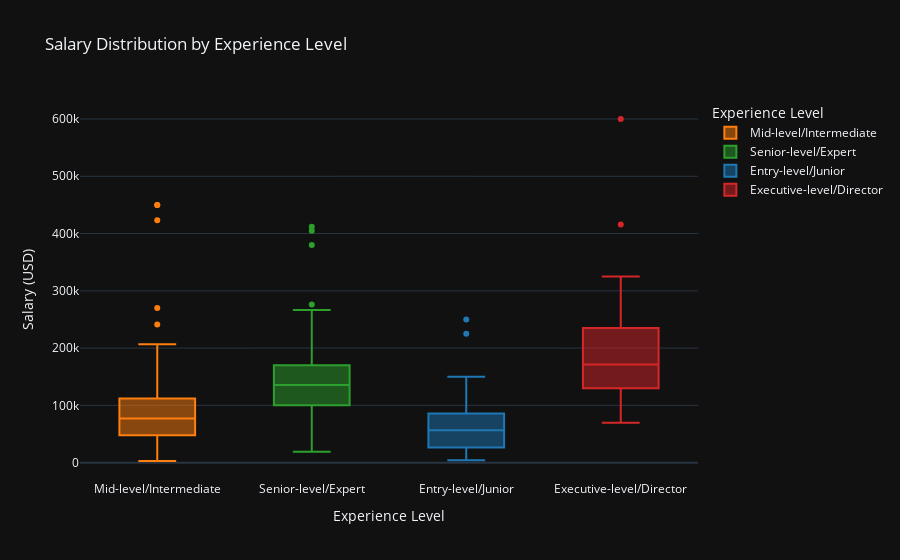

The notebook cell saved with this chart:
### Code cell
df['experience_level'] = df['experience_level'].replace({
    'EN': 'Entry-level/Junior',
    'MI': 'Mid-level/Intermediate',
    'SE': 'Senior-level/Expert',
    'EX': 'Executive-level/Director'
})

ex_level_colors = {
    'Entry-level/Junior': '#1f77b4',       # Blue
    'Mid-level/Intermediate': '#ff7f0e',  # Orange
    'Senior-level/Expert': '#2ca02c',     # Green
    'Executive-level/Director': '#d62728' # Red
}

# Create the boxplot with the custom color palette
fig = px.box(
    df,
    x='experience_level',
    y='salary_in_usd',
    color='experience_level',
    color_discrete_map=ex_level_colors,
    title='Salary Distribution by Experience Level',
    labels={
        'experience_level': 'Experience Level',
        'salary_in_usd': 'Salary (USD)'
    },
    template='plotly_dark'
)
fig.update_layout(
    xaxis_title='Experience Level',
    yaxis_title='Salary (USD)'
)

fig.show()

### Figure 1 — Plotly figure (JSON) as saved in the notebook; plotly's stock layout.template omitted (floating-point values rounded to 4 significant figures; data arrays with more than 128 entries replaced by an {"elided": "..."} marker saying what was removed)
{"data": [{"alignmentgroup": "True", "hovertemplate": "Experience Level=%{x}<br>Salary (USD)=%{y}<extra></extra>", "legendgroup": "Mid-level/Intermediate", "marker": {"color": "#ff7f0e"}, "name": "Mid-level/Intermediate", "notched": false, "offsetgroup": "Mid-level/Intermediate", "orientation": "v", "showlegend": true, "type": "box", "x": {"elided": "213 str values"}, "x0": " ", "xaxis": "x", "y": {"elided": "213 int values"}, "y0": " ", "yaxis": "y"}, {"alignmentgroup": "True", "hovertemplate": "Experience Level=%{x}<br>Salary (USD)=%{y}<extra></extra>", "legendgroup": "Senior-level/Expert", "marker": {"color": "#2ca02c"}, "name": "Senior-level/Expert", "notched": false, "offsetgroup": "Senior-level/Expert", "orientation": "v", "showlegend": true, "type": "box", "x": {"elided": "280 str values"}, "x0": " ", "xaxis": "x", "y": {"elided": "280 int values"}, "y0": " ", "yaxis": "y"}, {"alignmentgroup": "True", "hovertemplate": "Experience Level=%{x}<br>Salary (USD)=%{y}<extra></extra>", "legendgroup": "Entry-level/Junior", "marker": {"color": "#1f77b4"}, "name": "Entry-level/Junior", "notched": false, "offsetgroup": "Entry-level/Junior", "orientation": "v", "showlegend": true, "type": "box", "x": ["Entry-level/Junior", "Entry-level/Junior", "Entry-level/Junior", "Entry-level/Junior", "Entry-level/Junior", "Entry-level/Junior", "Entry-level/Junior", "Entry-level/Junior", "Entry-level/Junior", "Entry-level/Junior", "Entry-level/Junior", "Entry-level/Junior", "Entry-level/Junior", "Entry-level/Junior", "Entry-level/Junior", "Entry-level/Junior", "Entry-level/Junior", "Entry-level/Junior", "Entry-level/Junior", "Entry-level/Junior", "Entry-level/Junior", "Entry-level/Junior", "Entry-level/Junior", "Entry-level/Junior", "Entry-level/Junior", "Entry-level/Junior", "Entry-level/Junior", "Entry-level/Junior", "Entry-level/Junior", "Entry-level/Junior", "Entry-level/Junior", "Entry-level/Junior", "Entry-level/Junior", "Entry-level/Junior", "Entry-level/Junior", "Entry-level/Junior", "Entry-level/Junior", "Entry-level/Junior", "Entry-level/Junior", "Entry-level/Junior", "Entry-level/Junior", "Entry-level/Junior", "Entry-level/Junior", "Entry-level/Junior", "Entry-level/Junior", "Entry-level/Junior", "Entry-level/Junior", "Entry-level/Junior", "Entry-level/Junior", "Entry-level/Junior", "Entry-level/Junior", "Entry-level/Junior", "Entry-level/Junior", "Entry-level/Junior", "Entry-level/Junior", "Entry-level/Junior", "Entry-level/Junior", "Entry-level/Junior", "Entry-level/Junior", "Entry-level/Junior", "Entry-level/Junior", "Entry-level/Junior", "Entry-level/Junior", "Entry-level/Junior", "Entry-level/Junior", "Entry-level/Junior", "Entry-level/Junior", "Entry-level/Junior", "Entry-level/Junior", "Entry-level/Junior", "Entry-level/Junior", "Entry-level/Junior", "Entry-level/Junior", "Entry-level/Junior", "Entry-level/Junior", "Entry-level/Junior", "Entry-level/Junior", "Entry-level/Junior", "Entry-level/Junior", "Entry-level/Junior", "Entry-level/Junior", "Entry-level/Junior", "Entry-level/Junior", "Entry-level/Junior", "Entry-level/Junior", "Entry-level/Junior", "Entry-level/Junior", "Entry-level/Junior"], "x0": " ", "xaxis": "x", "y": [72000, 51321, 39916, 41689, 5707, 42000, 100000, 70000, 250000, 10000, 138000, 15966, 6072, 91000, 45896, 54742, 21669, 62726, 49268, 105000, 82528, 80000, 59102, 76833, 29751, 12000, 70000, 30428, 12000, 225000, 90000, 50000, 110037, 10354, 20000, 100000, 49646, 100000, 80000, 13400, 125000, 63831, 80000, 55000, 60000, 81000, 21844, 9272, 90000, 5882, 24823, 28609, 16228, 4000, 21637, 18053, 36643, 90000, 28399, 65013, 72500, 76833, 85000, 100000, 58000, 59102, 100000, 52351, 45807, 37300, 21983, 125000, 100000, 18442, 120000, 100000, 31875, 58035, 52396, 40000, 86703, 120000, 150000, 65000, 20000, 10000, 67000, 52000], "y0": " ", "yaxis": "y"}, {"alignmentgroup": "True", "hovertemplate": "Experience Level=%{x}<br>Salary (USD)=%{y}<extra></extra>", "legendgroup": "Executive-level/Director", "marker": {"color": "#d62728"}, "name": "Executive-level/Director", "notched": false, "offsetgroup": "Executive-level/Director", "orientation": "v", "showlegend": true, "type": "box", "x": ["Executive-level/Director", "Executive-level/Director", "Executive-level/Director", "Executive-level/Director", "Executive-level/Director", "Executive-level/Director", "Executive-level/Director", "Executive-level/Director", "Executive-level/Director", "Executive-level/Director", "Executive-level/Director", "Executive-level/Director", "Executive-level/Director", "Executive-level/Director", "Executive-level/Director", "Executive-level/Director", "Executive-level/Director", "Executive-level/Director", "Executive-level/Director", "Executive-level/Director", "Executive-level/Director", "Executive-level/Director", "Executive-level/Director", "Executive-level/Director", "Executive-level/Director", "Executive-level/Director"], "x0": " ", "xaxis": "x", "y": [325000, 79833, 150000, 235000, 153667, 230000, 85000, 130026, 250000, 69741, 416000, 600000, 141846, 242000, 200000, 130000, 110000, 224000, 167875, 175000, 135000, 118187, 79039, 196979, 324000, 216000], "y0": " ", "yaxis": "y"}], "layout": {"boxmode": "overlay", "legend": {"title": {"text": "Experience Level"}, "tracegroupgap": 0}, "title": {"text": "Salary Distribution by Experience Level"}, "xaxis": {"anchor": "y", "categoryarray": ["Mid-level/Intermediate", "Senior-level/Expert", "Entry-level/Junior", "Executive-level/Director"], "categoryorder": "array", "domain": [0, 1], "title": {"text": "Experience Level"}}, "yaxis": {"anchor": "x", "domain": [0, 1], "title": {"text": "Salary (USD)"}}}}
